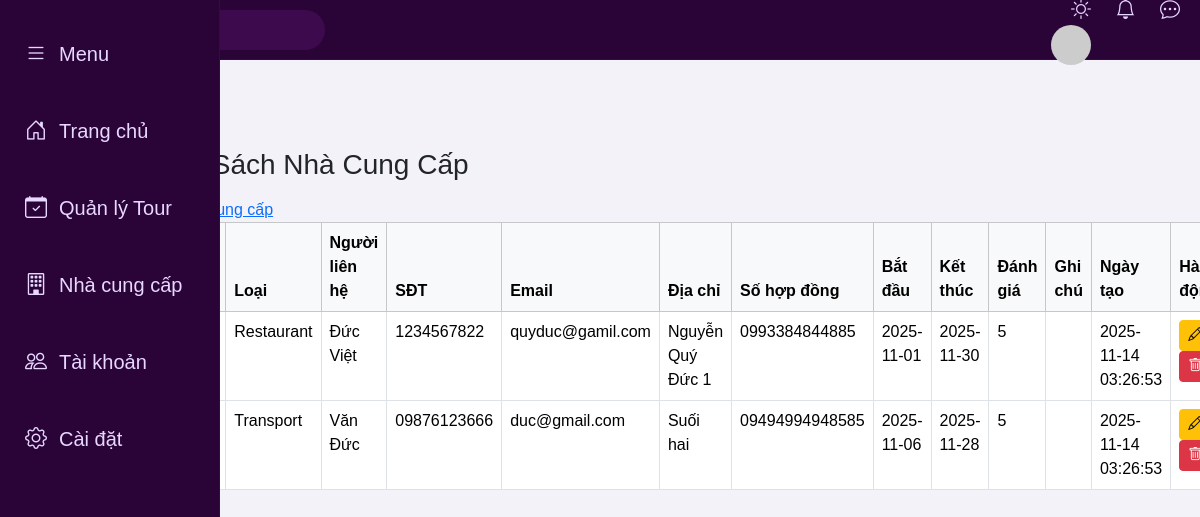
The page /index.php?action=nhacungcap (signed in) on the database its author committed.
### tables this page shows
CREATE TABLE `suppliers` (
  `id` int NOT NULL,
  `name` varchar(255) DEFAULT NULL,
  `type` varchar(100) DEFAULT NULL,
  `contact_person` varchar(100) DEFAULT NULL,
  `phone` varchar(20) DEFAULT NULL,
  `email` varchar(100) DEFAULT NULL,
  `address` varchar(255) DEFAULT NULL,
  `contract_number` varchar(100) DEFAULT NULL,
  `contract_start` date DEFAULT NULL,
  `contract_end` date DEFAULT NULL,
  `rating` int DEFAULT NULL,
  `note` text,
  `created_at` datetime DEFAULT CURRENT_TIMESTAMP
);

### controllers/SupplierController.php (called while the page is built, shortened)
<?php
class SupplierController
{
    public function listSuppliers()
    {
        $model = new SupplierModel();
        $suppliers = $model->getAllSuppliers();
        include PATH_VIEW . "tour/supplier/nhacungcap.php";
    }
}

### index.php (called while the page is built, shortened)
<?php
require_once __DIR__ . '/routes/index.php';

### models/BaseModel.php (called while the page is built, shortened)
<?php
class BaseModel
{
    public function __construct()
    {
        $dsn = sprintf('mysql:host=%s;port=%s;dbname=%s;charset=utf8', DB_HOST, DB_PORT, DB_NAME);
        try {
            $this->pdo = new PDO($dsn, DB_USERNAME, DB_PASSWORD, DB_OPTIONS);
        } catch (PDOException $e) {
            die("Kết nối cơ sở dữ liệu thất bại: {$e->getMessage()}. Vui lòng thử lại sau.");
        }
    }
}

### models/SupplierModel.php (called while the page is built, shortened)
<?php
class SupplierModel extends BaseModel
{
    public function getAllSuppliers()
    {
        $sql = "SELECT * FROM suppliers ORDER BY created_at DESC";
        return $this->pdo->query($sql)->fetchAll(PDO::FETCH_ASSOC);
    }
}

### views/tour/supplier/Nhacungcap.php (the view, shortened to what this page needs)
<!DOCTYPE html>
  <head>
    <link href="https://cdn.jsdelivr.net/npm/bootstrap@5.3.2/dist/css/bootstrap.min.css" rel="stylesheet">
    <link href="https://cdn.jsdelivr.net/npm/bootstrap-icons@1.11.1/font/bootstrap-icons.css" rel="stylesheet">
  </head>
    <div class="sidebar">
      <a href="#">
        <i class="bi bi-list"></i>
        <span>Menu</span>
      </a>
      <a href="index.php?action=/"
        class="<?= $current == '/' ? 'active' : '' ?>">
        <i class="bi bi-house-door"></i>
        <span>Trang chủ</span>
      </a>
      <a href="index.php?action=booking"
        class="<?= $current == 'booking' ? 'active' : '' ?>">
        <i class="bi bi-calendar-check"></i>
        <span>Quản lý Tour</span>
      </a>
      <a href="index.php?action=nhacungcap"
        class="<?= $current == 'nhacungcap' ? 'active' : '' ?>">
        <i class="bi bi-building"></i>
        <span>Nhà cung cấp</span>
      </a>
      <a href="index.php?action=users"
        class="<?= $current == 'users' ? 'active' : '' ?>">
        <i class="bi bi-people"></i>
        <span>Tài khoản</span>
      </a>
      <a href="#">
        <i class="bi bi-gear"></i>
        <span>Cài đặt</span>
      </a>
    </div>
    <div class="topbar">
      <div class="search-bar">
      </div>
      <div class="top-icons">
        <i class="bi bi-sun"></i>
        <i class="bi bi-bell"></i>
        <i class="bi bi-chat-dots"></i>
        <div class="dropdown">
          <?php if (empty($_SESSION["user"])): ?>
            <img src="https://cdn-icons-png.flaticon.com/512/149/149071.png"
              class="rounded-circle" style="width:40px; cursor:pointer;"
              data-bs-toggle="dropdown">
            <ul class="dropdown-menu dropdown-menu-end">
              <li><a class="dropdown-item" href="index.php?action=login_form">Đăng nhập</a></li>
            </ul>
          <?php else: ?>
            <img src="<?= htmlspecialchars($_SESSION['user']['avatar'] ?? 'https://i.pravatar.cc/40') ?>"
              class="rounded-circle" style="width:40px; cursor:pointer;"
              data-bs-toggle="dropdown">
          <?php endif; ?>
        </div>
      </div>
    </div>
    <div class="content">
        <div class="container mt-4">
            <h3 class="mb-3">Danh Sách Nhà Cung Cấp</h3>
            <a href="index.php?action=nhacungcap_add">thêm nhà cung cấp</a>
            <table class="table table-bordered table-hover">
                <thead class="table-light">
                    <tr>
                        <th>ID</th>
                        <th>Tên</th>
                        <th>Loại</th>
                        <th>Người liên hệ</th>
                        <th>SĐT</th>
                        <th>Email</th>
                        <th>Địa chỉ</th>
                        <th>Số hợp đồng</th>
                        <th>Bắt đầu</th>
                        <th>Kết thúc</th>
                        <th>Đánh giá</th>
                        <th>Ghi chú</th>
                        <th>Ngày tạo</th>
                        <th>Hành động</th>
                    </tr>
                </thead>
                <tbody>
                    <?php if (!empty($suppliers)): ?>
                        <?php foreach ($suppliers as $item): ?>
                            <tr>
                                <td><?= $item['id'] ?></td>
                                <td><?= $item['name'] ?></td>
                                <td><?= $item['type'] ?></td>
                                <td><?= $item['contact_person'] ?></td>
                                <td><?= $item['phone'] ?></td>
                                <td><?= $item['email'] ?></td>
                                <td><?= $item['address'] ?></td>
                                <td><?= $item['contract_number'] ?></td>
                                <td><?= $item['contract_start'] ?></td>
                                <td><?= $item['contract_end'] ?></td>
                                <td><?= $item['rating'] ?></td>
                                <td><?= $item['note'] ?></td>
                                <td><?= $item['created_at'] ?></td>
                                <td>
                                    <a href="index.php?action=nhacungcap_edit&id=<?= $item['id'] ?>" class="btn btn-warning btn-sm" title="Edit">
                                        <i class="bi bi-pencil"></i>
                                    </a>
                                    <a href="index.php?action=nhacungcap_delete&id=<?= $item['id'] ?>"
                                        class="btn btn-danger btn-sm"
                                        onclick="return confirm('Delete role ID: <?= $item['id'] ?>?');" title="Delete">
                                        <i class="bi bi-trash"></i>
                                    </a>
                                </td>
                            </tr>
                        <?php endforeach; ?>
                    <?php else: ?>
                        <tr>
                            <td colspan="13" class="text-center">Không có dữ liệu nhà cung cấp.</td>
                        </tr>
                    <?php endif; ?>
                </tbody>
            </table>
        </div>
    </div>
</body>
</html>

### views/tour/supplier/Nhacungcap.php (style rules this page uses)
.sidebar { width: 85px; height: 100vh; background: #2a0436; position: fixed; top: 0; left: 0; border-right: 1px solid #3b064b; display: flex; flex-direction: column; padding-top: 15px; z-index: 200; transition: 0.3s; overflow: hidden; }
.sidebar a { color: #e8d8ff; text-decoration: none; font-size: 20px; padding: 12px 15px; border-radius: 12px; margin: 10px 10px; display: flex; align-items: center; gap: 12px; transition: 0.25s ease-in-out; white-space: nowrap; }
.sidebar a i { font-size: 22px; }
.topbar { position: fixed; left: 85px; right: 0; top: 0; height: 60px; background: #2a0436; border-bottom: 1px solid #3b064b; display: flex; align-items: center; justify-content: space-between; padding: 0 20px; z-index: 100; color: white; }
.top-icons i { font-size: 20px; color: #e8d8ff; margin-left: 20px; cursor: pointer; }
.content { margin-left: 105px; margin-top: 80px; padding: 20px; }

### rows shown on the page
suppliers: type "Restaurant", contact_person "Đức Việt", phone "1234567822", email "quyduc@gamil.com", address "Nguyễn Quý Đức 1", contract_number "0993384844885", contract_start "2025-11-01", contract_end "2025-11-30", rating "5", created_at "2025-11-14 03:26:53"
suppliers: type "Transport", contact_person "Văn Đức", phone "09876123666", email "duc@gmail.com", address "Suối hai", contract_number "09494994948585", contract_start "2025-11-06", contract_end "2025-11-28", rating "5", created_at "2025-11-14 03:26:53"
